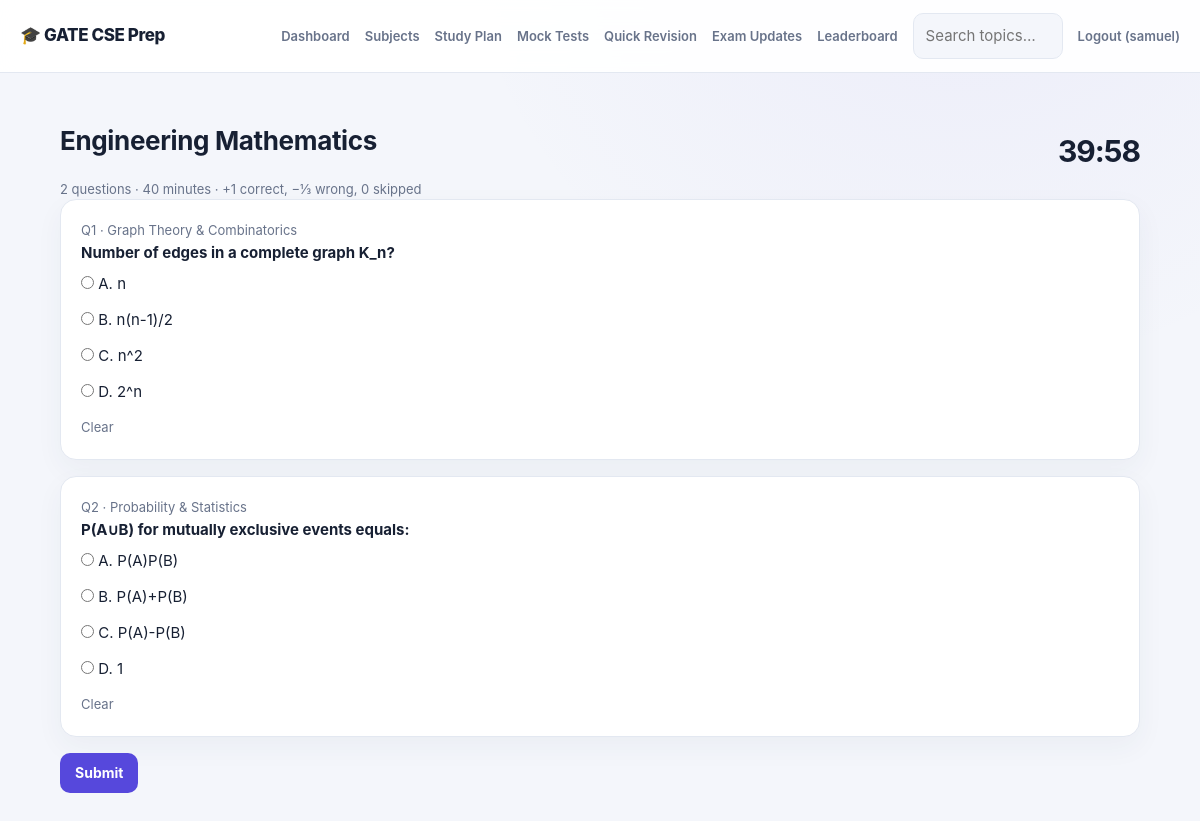
/test/1 (signed in), run on the app's committed database.
### tables this page shows
CREATE TABLE users(id INTEGER PRIMARY KEY, name TEXT, email TEXT UNIQUE, pw TEXT, is_admin INT DEFAULT 0, hours REAL DEFAULT 4, exam_date TEXT);

CREATE TABLE subjects(id INTEGER PRIMARY KEY, name TEXT, weightage INT, icon TEXT);

CREATE TABLE questions(id INTEGER PRIMARY KEY, subject_id INT REFERENCES subjects(id) ON DELETE CASCADE, text TEXT, a TEXT, b TEXT, c TEXT, d TEXT, ans TEXT, expl TEXT, topic_id INT REFERENCES topics(id) ON DELETE SET NULL, source TEXT DEFAULT 'Original practice', year INT, kind TEXT DEFAULT 'MCQ', important INT DEFAULT 0, bank_id TEXT, bank_set INT);

CREATE TABLE topics(id INTEGER PRIMARY KEY, subject_id INT REFERENCES subjects(id) ON DELETE CASCADE, name TEXT);

### app.py (the view)
@app.route("/test/<sid>")
@login_required
def take_test(sid):
    now = datetime.now()
    day_start = datetime.combine(now.date(), datetime.min.time()).isoformat()
    used = q("SELECT COUNT(*) c FROM attempts WHERE user_id=? AND taken>=?", (g.user["id"], day_start), one=True)["c"]
    last = q("SELECT taken FROM attempts WHERE user_id=? ORDER BY id DESC LIMIT 1", (g.user["id"],), one=True)
    if used >= 5:
        flash("You have reached today's five mock limit. Review your answers and come back tomorrow.", "err"); return redirect(url_for("tests"))
    if last and (now - datetime.fromisoformat(last["taken"])).total_seconds() < 2400:
        flash("Your next mock unlocks after the 40-minute recovery interval. Use Quick Revision while you wait.", "err"); return redirect(url_for("tests"))
    if sid == "full":
        qs = choose_mock_questions(g.user["id"], limit=30); title = "CSE Mixed Mock"
    else:
        s = q("SELECT * FROM subjects WHERE id=?", (sid,), one=True) or abort(404)
        qs = choose_mock_questions(g.user["id"], subject_id=s["id"], limit=30); title = s["name"]
    if not qs:
        flash("No questions yet for this subject.", "err"); return redirect(url_for("tests"))
    active = session.get("active_tests", {})
    active[sid] = {"ids": [int(item["id"]) for item in qs], "started": time.time()}
    session["active_tests"] = active
    return render_template("test.html", qs=qs, title=title, sid=sid, minutes=40)

### app.py (called while the page is built)
def db():
    if "db" not in g:
        g.db = sqlite3.connect(app.config["DATABASE"])
        g.db.row_factory = sqlite3.Row
        g.db.execute("PRAGMA foreign_keys=ON")
    return g.db

def q(sql, args=(), one=False):
    cur = db().execute(sql, args); rows = cur.fetchall()
    return (rows[0] if rows else None) if one else rows

def login_required(f):
    @wraps(f)
    def w(*a, **k):
        if "uid" not in session: return redirect(url_for("login", next=request.path))
        return f(*a, **k)
    return w

@app.before_request
def load_user():
    g.user = q("SELECT * FROM users WHERE id=?", (session["uid"],), one=True) if "uid" in session else None

@app.context_processor
def inject():
    d = (datetime.strptime(g.user["exam_date"] or app.config["GATE_EXAM_DATE"], "%Y-%m-%d").date() - date.today()).days if g.user else None
    return dict(days_left=d)

### templates/test.html (shortened to what this page needs)
{% extends "base.html" %}{% block body %}
<div class="row"><div><h2>{{title}}</h2><div class="mut">{{qs|length}} questions · 40 minutes · +1 correct, −⅓ wrong, 0 skipped</div></div><div class="right big" id="timer">40:00</div></div>
<form method="post" id="tf" action="{{url_for('submit_test',sid=sid)}}"><input type="hidden" name="ids" value="{{qs|map(attribute='id')|join(',')}}">
{% for x in qs %}<div class="card"><div class="mut">Q{{loop.index}}{% if x.topic_name %} · {{x.topic_name}}{% endif %}</div><b>{{x.text}}</b>
{% for k in ['a','b','c','d'] %}<label style="display:block;margin:6px 0"><input type="radio" name="q{{x.id}}" value="{{k|upper}}" style="width:auto"> {{k|upper}}. {{x[k]}}</label>{% endfor %}
<a href="#" class="mut" onclick="document.querySelectorAll('[name=q{{x.id}}]').forEach(r=>r.checked=false);return false">Clear</a></div>{% endfor %}
<button class="btn" onclick="return confirm('Submit test?')">Submit</button></form>
{% endblock %}

### templates/base.html (shortened to what this page needs)
<!doctype html><html lang="en"><head><meta charset="utf-8"><meta name="viewport" content="width=device-width,initial-scale=1">
</head><body>
<nav><a class="brand" href="/">🎓 GATE CSE Prep</a>
{% if g.user %}<a href="{{url_for('dashboard')}}">Dashboard</a><a href="{{url_for('subjects')}}">Subjects</a><a href="{{url_for('plan')}}">Study Plan</a>
<a href="{{url_for('tests')}}">Mock Tests</a><a href="{{url_for('revision')}}">Quick Revision</a><a href="{{url_for('updates')}}">Exam Updates</a><a href="{{url_for('leaderboard')}}">Leaderboard</a>
<form action="{{url_for('search')}}" style="display:flex"><input name="q" placeholder="Search topics…" style="margin:0;width:150px"></form>
<a href="{{url_for('logout')}}">Logout ({{g.user.name}})</a>
{% else %}<a href="{{url_for('login')}}">Login</a><a href="{{url_for('admin_login')}}">Admin login</a><a class="btn" href="{{url_for('register')}}">Sign up</a>{% endif %}</nav>
<main>{% with m=get_flashed_messages(with_categories=true) %}{% for c,t in m %}<div class="flash {{c}}">{{t}}</div>{% endfor %}{% endwith %}
{% block body %}{% endblock %}</main></body></html>

### templates/base.html (style rules this page uses)
:root { color-scheme:light;--bg:#f4f6fb;--card:#fff;--tx:#172033;--mut:#68738a;--pri:#5648dc;--ok:#14855b;--err:#c53c51;--bd:#e3e8f1;--shadow:0 10px 28px #26375b0c }
* { box-sizing:border-box }
body { margin:0;font:15px/1.6 Inter,ui-sans-serif,system-ui,-apple-system,"Segoe UI",sans-serif;background:radial-gradient(ellipse at 80% -15%,#7664df12,transparent 38%),var(--bg);color:var(--tx) }
a { color:var(--pri);text-decoration:none }
nav { display:flex;gap:15px;align-items:center;flex-wrap:wrap;padding:13px max(20px,calc((100vw - 1160px)/2));background:color-mix(in srgb,var(--card) 92%,transparent);border-bottom:1px solid var(--bd);position:sticky;top:0;z-index:5;backdrop-filter:blur(14px) }
nav .brand { font-size:17px;font-weight:800;margin-right:auto;color:var(--tx);letter-spacing:-.4px }
nav>a:not(.brand) { font-size:13px;font-weight:600;color:var(--mut) }
main { max-width:1120px;margin:30px auto;padding:0 20px;min-height:75vh }
h1,h2,h3 { line-height:1.25;letter-spacing:-.35px }
h2 { font-size:26px }
.card { background:var(--card);border:1px solid var(--bd);border-radius:16px;padding:20px;margin-bottom:16px;box-shadow:var(--shadow) }
.btn { display:inline-block;background:var(--pri);color:#fff;border:0;border-radius:10px;padding:9px 15px;cursor:pointer;font:inherit;font-size:14px;font-weight:650;transition:transform .15s,filter .15s }
input,select,textarea { width:100%;padding:10px 12px;border:1px solid var(--bd);border-radius:10px;background:var(--bg);color:var(--tx);font:inherit;margin:5px 0 12px }
.mut { color:var(--mut);font-size:13px }
.row { display:flex;gap:10px;align-items:center;flex-wrap:wrap }
.right { margin-left:auto }
.big { font-size:30px;font-weight:750;letter-spacing:-1px }

### data on the page
users: user.name "samuel"
subjects: name "Engineering Mathematics"
questions: topic_name "Graph Theory & Combinatorics", text "Number of edges in a complete graph K_n?", k "A" "B" "C" "D", a "n" "n(n-1)/2" "n^2" "2^n"
questions: topic_name "Probability & Statistics", text "P(A∪B) for mutually exclusive events equals:", k "A" "B" "C" "D", a "P(A)P(B)" "P(A)+P(B)" "P(A)-P(B)" "1"

### other printed values
{{ qs|length }} "2"
